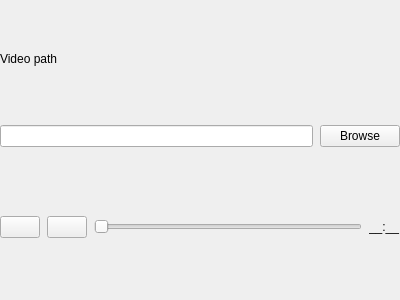
<?xml version="1.0" encoding="UTF-8"?>
<ui version="4.0">
 <class>Video</class>
 <widget class="QWidget" name="Video">
  <property name="geometry">
   <rect>
    <x>0</x>
    <y>0</y>
    <width>400</width>
    <height>300</height>
   </rect>
  </property>
  <property name="sizePolicy">
   <sizepolicy hsizetype="Minimum" vsizetype="Minimum">
    <horstretch>0</horstretch>
    <verstretch>0</verstretch>
   </sizepolicy>
  </property>
  <property name="windowTitle">
   <string>Form</string>
  </property>
  <layout class="QVBoxLayout" name="verticalLayout">
   <property name="spacing">
    <number>7</number>
   </property>
   <property name="leftMargin">
    <number>0</number>
   </property>
   <property name="topMargin">
    <number>0</number>
   </property>
   <property name="rightMargin">
    <number>0</number>
   </property>
   <property name="bottomMargin">
    <number>0</number>
   </property>
   <item>
    <layout class="QVBoxLayout" name="verticalLayout_2">
     <item>
      <widget class="QLabel" name="label">
       <property name="text">
        <string>Video path</string>
       </property>
      </widget>
     </item>
     <item>
      <layout class="QHBoxLayout" name="horizontalLayout">
       <item>
        <widget class="QLineEdit" name="videoPath"/>
       </item>
       <item>
        <widget class="QPushButton" name="btn_browse">
         <property name="text">
          <string>Browse</string>
         </property>
        </widget>
       </item>
      </layout>
     </item>
    </layout>
   </item>
   <item>
    <layout class="QHBoxLayout" name="horizontalLayout_2">
     <item>
      <widget class="QPushButton" name="btn_play_pause">
       <property name="text">
        <string/>
       </property>
       <property name="icon">
        <iconset resource="../../resources.qrc">
         <normaloff>:/Icons/Resources/Icons/play.svg</normaloff>:/Icons/Resources/Icons/play.svg</iconset>
       </property>
      </widget>
     </item>
     <item>
      <widget class="QPushButton" name="btn_stop">
       <property name="text">
        <string/>
       </property>
       <property name="icon">
        <iconset resource="../../resources.qrc">
         <normaloff>:/Icons/Resources/Icons/stop.svg</normaloff>:/Icons/Resources/Icons/stop.svg</iconset>
       </property>
      </widget>
     </item>
     <item>
      <widget class="QSlider" name="progressBar">
       <property name="orientation">
        <enum>Qt::Horizontal</enum>
       </property>
      </widget>
     </item>
     <item>
      <widget class="QLabel" name="timer">
       <property name="text">
        <string>__:__</string>
       </property>
      </widget>
     </item>
    </layout>
   </item>
  </layout>
 </widget>
 <resources>
  <include location="../../resources.qrc"/>
 </resources>
 <connections/>
</ui>
